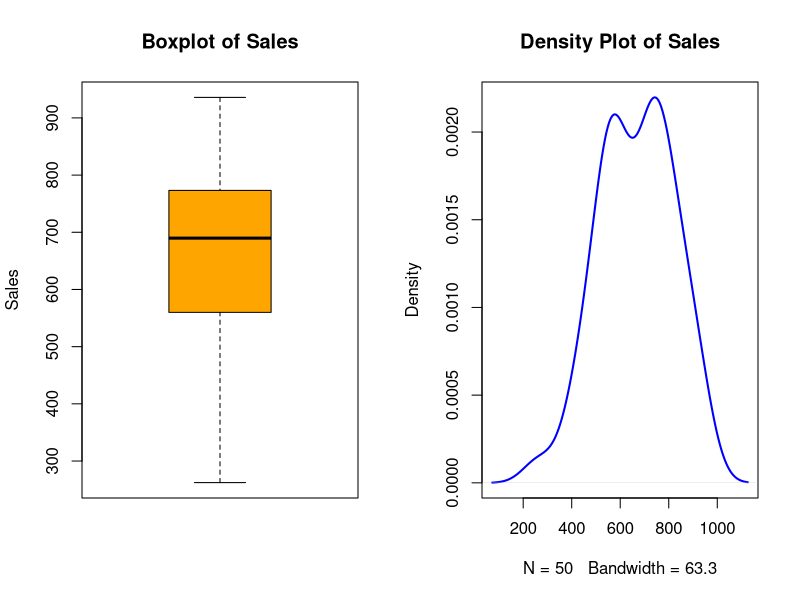
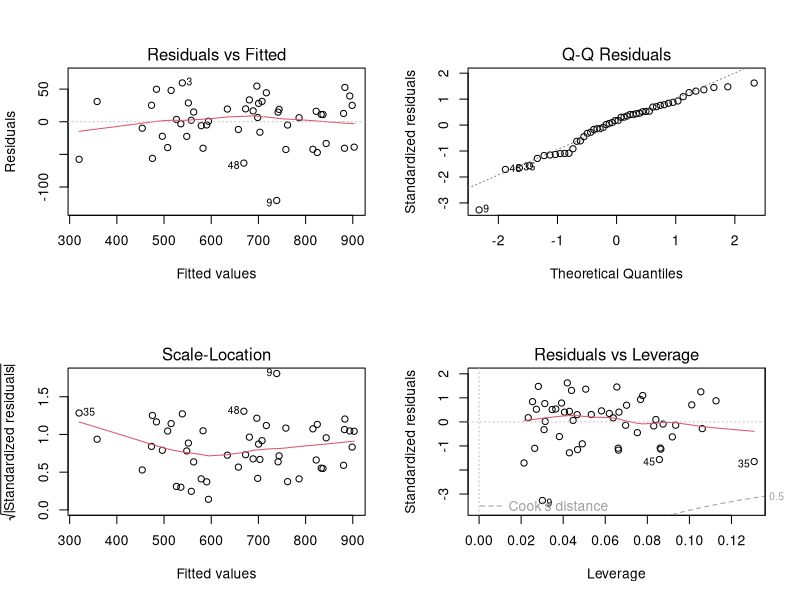
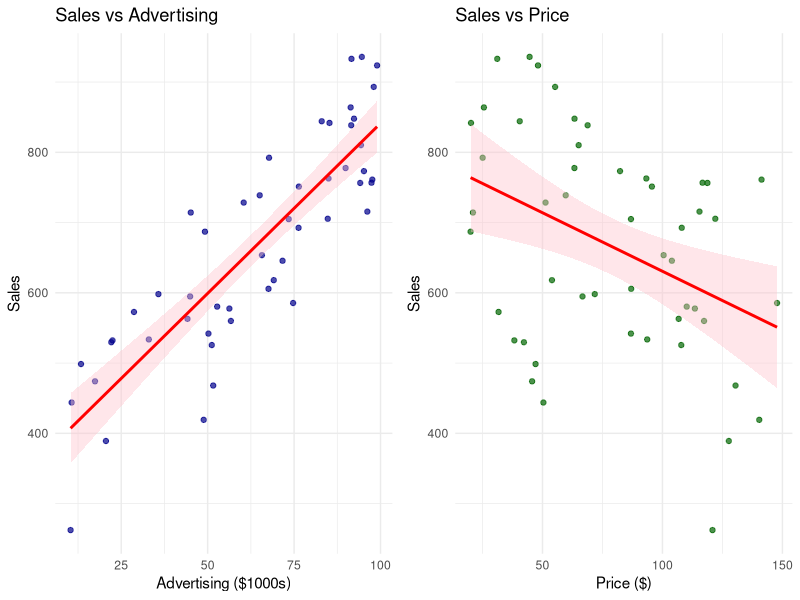
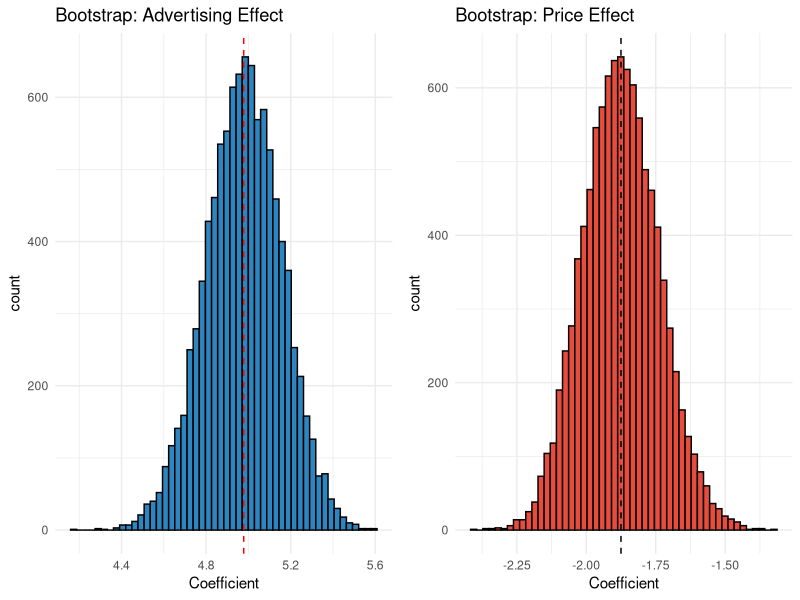

Generate these figures, in order, with R:
## ---- chunk 1
knitr::opts_chunk$set(echo = TRUE, warning = FALSE, message = FALSE)
library(ggplot2)
library(boot)
set.seed(42)
## ---- chunk 2
# Generate Initial Base Dataset
n_base <- 50
advertising_budget <- runif(n_base, min = 10, max = 100) 
product_price <- runif(n_base, min = 20, max = 150)      

beta_0 <- 500; beta_1 <- 5; beta_2 <- -2   

error_term <- rnorm(n_base, mean = 0, sd = 40)
sales_revenue <- beta_0 + beta_1 * advertising_budget + beta_2 * product_price + error_term

business_data <- data.frame(Sales = sales_revenue, Advertising = advertising_budget, Price = product_price)
## ---- chunk 3
# Descriptive Statistics
mean(business_data$Sales)
sd(business_data$Sales)
var(business_data$Sales)
summary(business_data$Sales)
## ---- chunk 4
par(mfrow = c(1, 2))
boxplot(business_data$Sales, main = "Boxplot of Sales", col = "orange", ylab = "Sales")
plot(density(business_data$Sales), main = "Density Plot of Sales", col = "blue", lwd = 2)
par(mfrow = c(1, 1))
## ---- chunk 5
base_model <- lm(Sales ~ Advertising + Price, data = business_data)

# Diagnostic Plots
par(mfrow = c(2, 2))
plot(base_model)
par(mfrow = c(1, 1))
## ---- chunk 6
library(gridExtra)
p_fit_ad <- ggplot(business_data, aes(x = Advertising, y = Sales)) +
  geom_point(color = "darkblue", alpha = 0.7) +
  geom_smooth(method = "lm", color = "red", fill="pink", se = TRUE) +
  labs(title = "Sales vs Advertising", x = "Advertising ($1000s)", y = "Sales") + theme_minimal()

p_fit_price <- ggplot(business_data, aes(x = Price, y = Sales)) +
  geom_point(color = "darkgreen", alpha = 0.7) +
  geom_smooth(method = "lm", color = "red", fill="pink", se = TRUE) +
  labs(title = "Sales vs Price", x = "Price ($)", y = "Sales") + theme_minimal()

grid.arrange(p_fit_ad, p_fit_price, ncol=2)
## ---- chunk 7
boot_reg <- function(data, indices) {
  d <- data[indices, ] 
  fit <- lm(Sales ~ Advertising + Price, data = d) 
  return(coef(fit)) 
}
boot_results <- boot(data = business_data, statistic = boot_reg, R = 10000)
## ---- chunk 8
boot.ci(boot_results, type = "perc", index = 2) # Advertising (Positive impact)
boot.ci(boot_results, type = "perc", index = 3) # Price (Negative impact)
## ---- chunk 9
boot_df <- data.frame(boot_results$t)
colnames(boot_df) <- c("Intercept", "Advertising_Coef", "Price_Coef")

p_boot_ad <- ggplot(boot_df, aes(x = Advertising_Coef)) +
  geom_histogram(bins=50, fill="#2E86C1", color="black") +
  geom_vline(aes(xintercept=mean(Advertising_Coef)), color="red", linetype="dashed") +
  labs(title = "Bootstrap: Advertising Effect", x = "Coefficient") + theme_minimal()

p_boot_price <- ggplot(boot_df, aes(x = Price_Coef)) +
  geom_histogram(bins=50, fill="#E74C3C", color="black") +
  geom_vline(aes(xintercept=mean(Price_Coef)), color="black", linetype="dashed") +
  labs(title = "Bootstrap: Price Effect", x = "Coefficient") + theme_minimal()

grid.arrange(p_boot_ad, p_boot_price, ncol=2)
